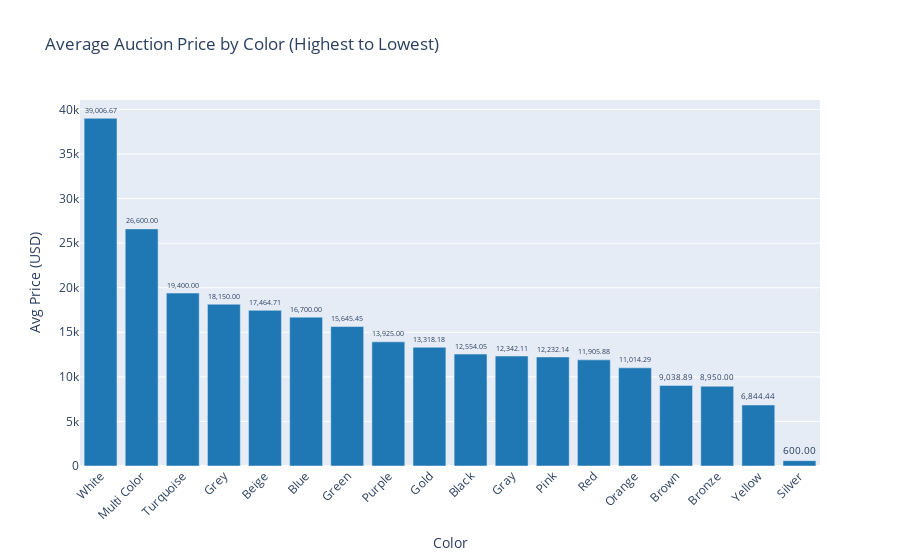

Write notebook code for a chart like this one.
### Code cell
import plotly.express as px

# Calculate average price realized per color, round to 2 decimals, and sort descending
brand_avg = (df.groupby("Color")["Price Realized (USD)"]
              .mean()
              .round(2)  # Round to 2 decimal places
              .reset_index()
              .sort_values("Price Realized (USD)", ascending=False))

# Create an interactive bar chart with uniform color
fig = px.bar(
    brand_avg, 
    x="Color", 
    y="Price Realized (USD)", 
    text="Price Realized (USD)",  # This will now show the rounded values
    title="Average Auction Price by Color (Highest to Lowest)",
    labels={"Price Realized (USD)": "Avg Price (USD)"},
    color_discrete_sequence=['#1f77b5']  # Single color for all bars
)

# Customize layout
fig.update_traces(
    texttemplate='%{text:,.2f}',  # Format with commas and 2 decimals
    textposition='outside',
    marker_color='#1f78b4'  # Ensures color consistency
)
fig.update_layout(
    xaxis_tickangle=-45,
    yaxis_title="Avg Price (USD)",
    xaxis_title="Color",
    showlegend=False  # Hides legend since all bars are same color
)

# Show the interactive chart
fig.show()

### Figure 1 — Plotly figure (JSON) as saved in the notebook; plotly's stock layout.template omitted (floating-point values rounded to 4 significant figures)
{"data": [{"alignmentgroup": "True", "hovertemplate": "Color=%{x}<br>Avg Price (USD)=%{text}<extra></extra>", "legendgroup": "", "marker": {"color": "#1f78b4", "pattern": {"shape": ""}}, "name": "", "offsetgroup": "", "orientation": "v", "showlegend": false, "text": [39010.0, 26600, 19400, 18150, 17460.0, 16700, 15650.0, 13925, 13320.0, 12550.0, 12340.0, 12230.0, 11910.0, 11010.0, 9039.0, 8950, 6844.0, 600], "textposition": "outside", "texttemplate": "%{text:,.2f}", "type": "bar", "x": ["White", "Multi Color", "Turquoise", "Grey", "Beige", "Blue", "Green", "Purple", "Gold", "Black", "Gray", "Pink", "Red", "Orange", "Brown", "Bronze", "Yellow", "Silver"], "xaxis": "x", "y": [39010.0, 26600, 19400, 18150, 17460.0, 16700, 15650.0, 13925, 13320.0, 12550.0, 12340.0, 12230.0, 11910.0, 11010.0, 9039.0, 8950, 6844.0, 600], "yaxis": "y"}], "layout": {"barmode": "relative", "legend": {"tracegroupgap": 0}, "showlegend": false, "title": {"text": "Average Auction Price by Color (Highest to Lowest)"}, "xaxis": {"anchor": "y", "domain": [0, 1], "tickangle": -45, "title": {"text": "Color"}}, "yaxis": {"anchor": "x", "domain": [0, 1], "title": {"text": "Avg Price (USD)"}}}}
